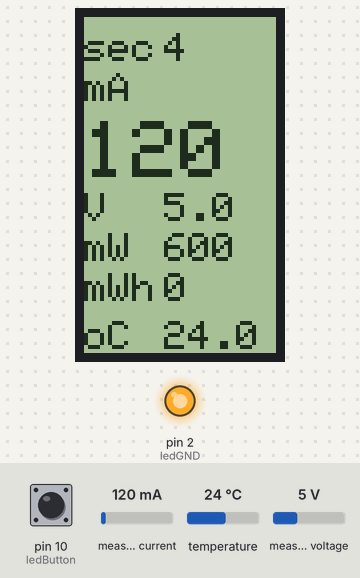
The sketch below on a simulated Arduino Uno, built with avr-gcc and run on an emulated ATmega328P. Shown: 48×84 one-colour display, output pins drawn as LEDs (lit = HIGH). The inputs (shaded band) are chosen by the test bench; at power-on: measured current 120 mA, temperature 24 °C, pin 10 (ledButton) HIGH, measured voltage 5 V. What the sketch prints to the serial monitor is not drawn.

Above: at 5.8 s.
5.9 s: measured current set to 40 mA
At 7.2 s:
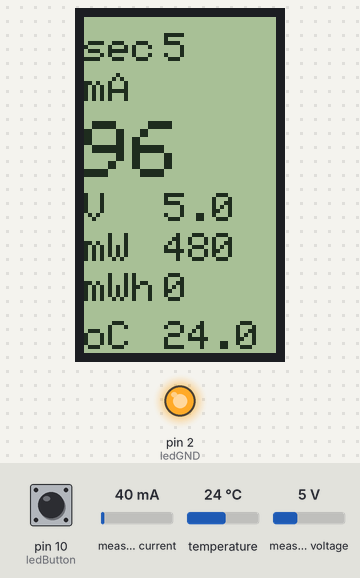
10.4 s: temperature set to 12 °C
At 13.0 s:
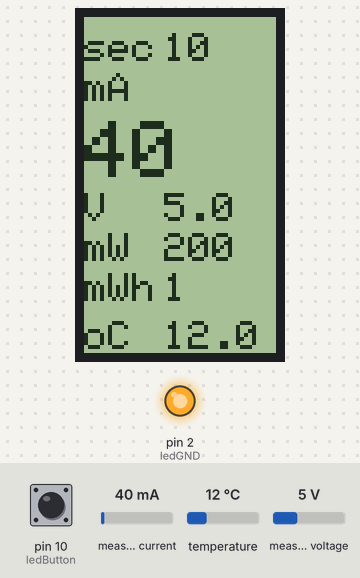
13.6 s: pin 10 (ledButton) pulled LOW for 1 s
At 15.3 s:
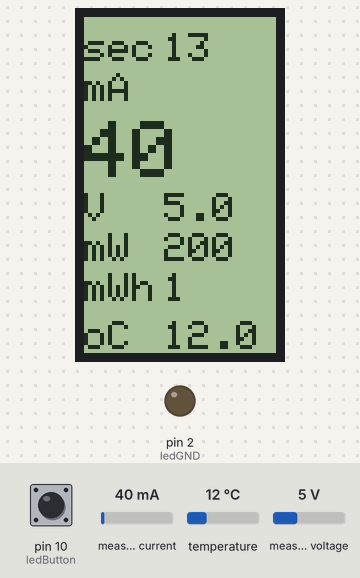
19.1 s: measured voltage set to 0.3 V
At 21.1 s:
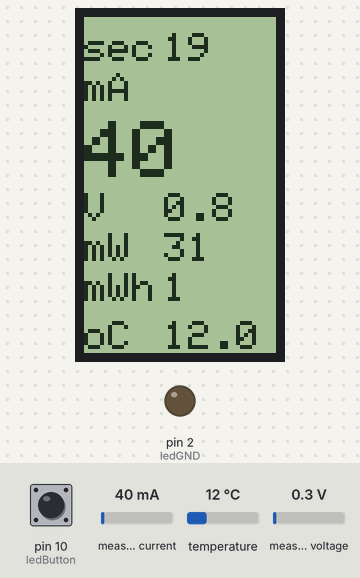
22.8 s: temperature set to 19 °C
At 24.0 s:
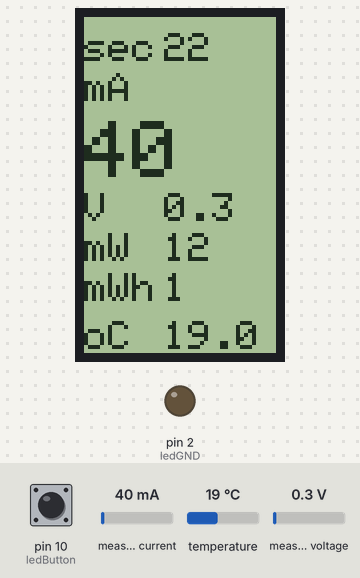
26.3 s: measured current set to 500 mA
At 27.9 s:
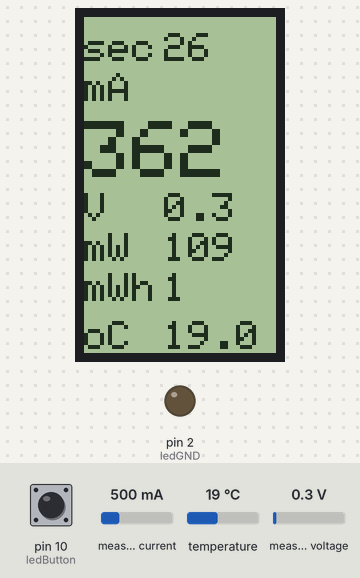
Timing chart, 0 to 29.4 s (numbered marks = the images above; inputs shaded):
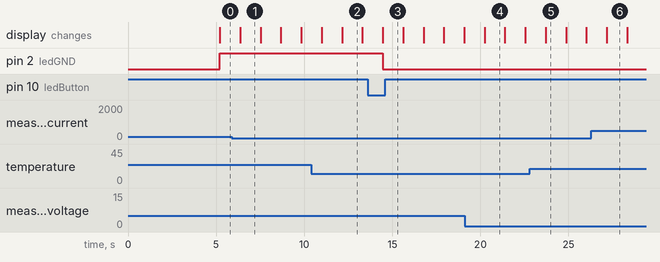

Measured:
- after the input at 13.6 s, pin 2 (ledGND): HIGH → LOW after 0.86 s
- what the display in image 1 shows lasts 1.1 s, from 6.4 s to 7.5 s

The sketch:

powermeter_may18a.ino
```cpp
/*
 * based on Adafruit_PCD8544.h, INA219 libraries
 * NOKIA b&w LCD screeen 5110
 * INA219 current sensor
 * 18B20 temperature sensor
 * By Binh Nguyen, May 18, 2018
 */


#include <SPI.h>
#include <Adafruit_GFX.h>
#include <Adafruit_PCD8544.h>
#include <Wire.h>
#include <Adafruit_INA219.h>
#include <Adafruit_Sensor.h>
#include <OneWire.h>
#include <DallasTemperature.h>


#define TEMP_BUS 9
#define ledButton 10
#define ledGND 2
#define samplingFreq  10
int interval = 0;
unsigned long currentSecond = 0;


OneWire temp(TEMP_BUS);
DallasTemperature t_sensor(&temp);

// Software SPI (slower updates, more flexible pin options):
// pin 4 - Serial clock out (SCLK) pin 13 if hardware SPI used
// pin 5  - Serial data out (DIN)  pin 11 if hardware SPI used
// pin 6  - Data/Command select (D/C)
// pin 7 - LCD chip select (CS)
// pin 8- LCD reset (RST)
Adafruit_PCD8544 display = Adafruit_PCD8544(4, 5, 6, 7, 8);  //Adafruit_PCD8544(5, 4, 3);

Adafruit_INA219 ina219;

unsigned long previousSecond = 0;
float current_mA = 0;
float loadvoltage = 0;
float current_avg;
float voltage_avg;
float energy = 0;
byte id;

float tempValue = 0;
bool ledStatus = false;


void setup() {
  Serial.begin(115200);
  Serial.println("Starting...");
  pinMode(ledButton, INPUT_PULLUP);
  pinMode(ledGND, OUTPUT);
  Wire.begin();
  ina219.begin();
  t_sensor.begin();
  t_sensor.setResolution(9);

  display.begin();
  display.setContrast(50);
  display.setRotation(1);
  display.clearDisplay();

  display.setTextSize(1);
  display.setTextColor(BLACK);
  display.setCursor(0,0);
  display.println("Start...");
  display.display();
  delay(2000);
  interval = 1000/samplingFreq;

  String header =  "";
  header = String("sec") + "," +"V" + "," + "mA" + "," + "mWh" +  "," + "oC";
  Serial.println(header);
  delay(2000);

}

void loop() {
  currentSecond = millis()/1000;
  current_avg = 0;
  voltage_avg = 0;

  ina219reads();
  t_sensor.requestTemperatures();
  tempValue = t_sensor.getTempCByIndex(0);

  displaydata();

  if (digitalRead(ledButton) == 0) {
    ledStatus = !ledStatus;
  }

  if (ledStatus){
    digitalWrite(ledGND, LOW);
  } else digitalWrite(ledGND, HIGH);

  if (currentSecond - previousSecond >= 10)  {
    previousSecond = currentSecond;
    String buff  = String(currentSecond) + "," + String(voltage_avg) + "," \
    + String(current_avg) + "," + String(energy) +"," + String(tempValue);
    Serial.println(buff);
    buff = "";
  }
//  delay(100);

}

void displaydata() {
  display.clearDisplay();
  display.setTextColor(BLACK);
  display.setTextSize(1);
  display.setCursor(0, 4);
  timeConvert(currentSecond);
  display.setCursor(0, 14);
  display.print("mA");

  display.setCursor(0, 44);
  display.print("V");
  display.setCursor(20, 44);
  display.print(voltage_avg, 1);
  display.setCursor(0, 54);
  display.print("mW");
  display.setCursor(20, 54);
  display.print(voltage_avg * current_avg, 0);
  display.setCursor(0, 64);
  display.print("mWh");
  display.setCursor(20, 64);
  display.print(energy, 0);
  display.setCursor(0, 76);
  display.print("oC");
  display.setCursor(20, 76);
  display.print(tempValue,1);

  display.setTextColor(BLACK);
  display.setTextSize(2);
  display.setCursor(0, 26);
  display.print(current_avg, 0);

  display.display();
}

void ina219reads(){
  for (int i=0; i<samplingFreq; i++){
    float current_mA = ina219.getCurrent_mA();
//    float loadvoltage = ina219.getBusVoltage_V() + (ina219.getShuntVoltage_mV() / 1000);
    float loadvoltage = ina219.getBusVoltage_V();
    energy += loadvoltage * current_mA *interval/1000/ 3600;
    current_avg += current_mA;
    voltage_avg += loadvoltage;

    delay(interval);
    }
    current_avg /=samplingFreq;
    voltage_avg /=samplingFreq;

  }

 void timeConvert(unsigned long currentSecond){
  if (currentSecond < 3600){
    display.print("sec");
    display.setCursor(20, 4);
    display.print(round(currentSecond));
  } else if ((currentSecond >= 3600) && (currentSecond <= 3600L*12)) {
    display.print("min");
    display.setCursor(20, 4);
    display.print(currentSecond/60, 1);
  } else {
    display.print("hr");
    display.setCursor(20, 4);
    float hr = currentSecond/3600;
    display.print(hr, 2);
  }
 }
```
